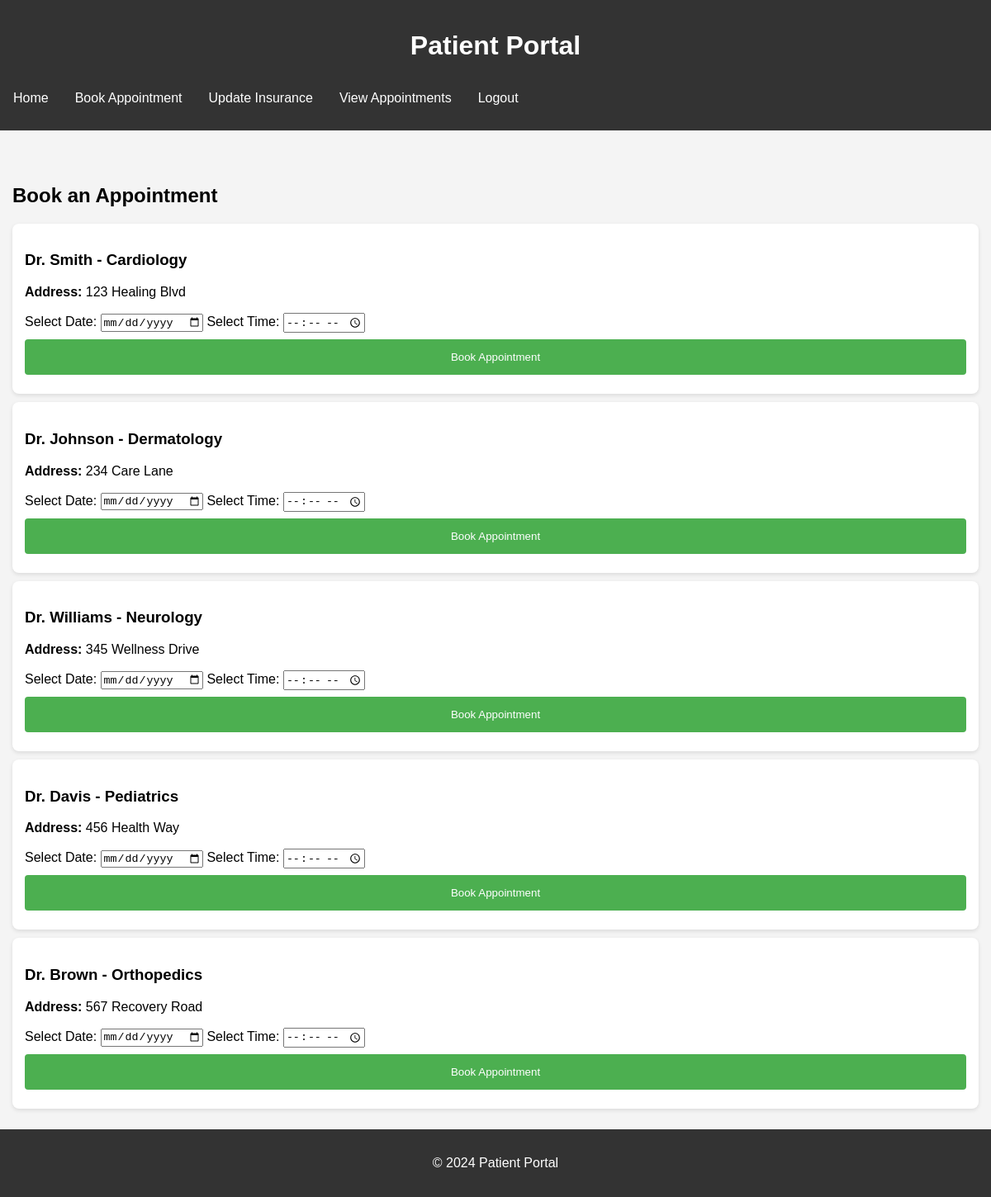
Screenshot of /book-appointment with the database file from the repository.
### app.py (models this page shows)
class Doctor(db.Model):
    id = db.Column(db.Integer, primary_key=True)
    name = db.Column(db.String(100), nullable=False)
    address = db.Column(db.String(200), nullable=False)
    specialization = db.Column(db.String(100), nullable=False)

### app.py (the view)
@app.route('/book-appointment', methods=['GET', 'POST'])
def book_appointment():
    if request.method == 'POST':
        doctor_id = request.form.get('doctor_id')
        appointment_date = request.form.get('appointment_date')
        appointment_time = request.form.get('appointment_time')
        combined_datetime = datetime.strptime(f"{appointment_date} {appointment_time}", "%Y-%m-%d %H:%M")
        user_id = session.get('user_id', 1)
        appointment = Appointment(user_id=user_id, doctor_id=doctor_id, time=combined_datetime)
        db.session.add(appointment)
        db.session.commit()
        return redirect(url_for('view_appointments'))
    else:
        doctors = Doctor.query.all()
        return render_template('book_appointment.html', doctors=doctors)

### templates/book_appointment.html (shortened to what this page needs)
{% extends 'layout.html' %}
{% block content %}
    <h2>Book an Appointment</h2>
    <div>
        {% for doctor in doctors %}
            <div class="doctor-block">
                <h3>{{ doctor.name }} - {{ doctor.specialization }}</h3>
                <p><strong>Address:</strong> {{ doctor.address }}</p>
                <form action="{{ url_for('book_appointment') }}" method="post">
                    <label for="appointment_date">Select Date:</label>
                    <input type="date" id="appointment_date" name="appointment_date" required>
                    <label for="appointment_time">Select Time:</label>
                    <input type="time" id="appointment_time" name="appointment_time" required>
                    <input type="submit" value="Book Appointment">
                </form>
            </div>
        {% endfor %}
    </div>
{% endblock %}

### templates/layout.html (shortened to what this page needs)
<!DOCTYPE html>
<html lang="en">
<head>
    <link rel="stylesheet" href="{{ url_for('static', filename='css/main.css') }}">
</head>
<body>
    <header>
        <h1>Patient Portal</h1>
        <nav>
            <ul>
                <li><a href="{{ url_for('home') }}">Home</a></li>
                <li><a href="{{ url_for('book_appointment') }}">Book Appointment</a></li>
                <li><a href="{{ url_for('update_insurance') }}">Update Insurance</a></li>
                <li><a href="{{ url_for('view_appointments') }}">View Appointments</a></li>
                <li><a href="{{ url_for('logout') }}">Logout</a></li>
            </ul>
        </nav>
    </header>
    <main>
        {% block content %}
        {% endblock %}
    </main>
    <footer>
        <p>&copy; 2024 Patient Portal</p>
    </footer>
</body>
</html>

### static/css/main.css (style rules this page uses)
body { font-family: 'Arial', sans-serif; margin: 0; padding: 0; background-color: #f4f4f4; }
header, footer { background-color: #333; color: white; text-align: center; padding: 1em 0; }
nav ul { list-style-type: none; margin: 0; padding: 0; overflow: hidden; background-color: #333; }
nav ul li { float: left; }
nav ul li a { display: block; color: white; text-align: center; padding: 14px 16px; text-decoration: none; }
main { padding: 15px; margin-top: 30px; }
.doctor-block, .appointment { background-color: white; padding: 15px; margin-bottom: 10px; border-radius: 8px; box-shadow: 0 2px 5px rgba(0,0,0,0.1); }
input[type=submit] { width: 100%; background-color: #4CAF50; color: white; padding: 14px 20px; margin: 8px 0; border: none; border-radius: 4px; cursor: pointer; }

### rows the page displays
Doctor: name "Dr. Smith", specialization "Cardiology", address "123 Healing Blvd"
Doctor: name "Dr. Johnson", specialization "Dermatology", address "234 Care Lane"
Doctor: name "Dr. Williams", specialization "Neurology", address "345 Wellness Drive"
Doctor: name "Dr. Davis", specialization "Pediatrics", address "456 Health Way"
Doctor: name "Dr. Brown", specialization "Orthopedics", address "567 Recovery Road"
